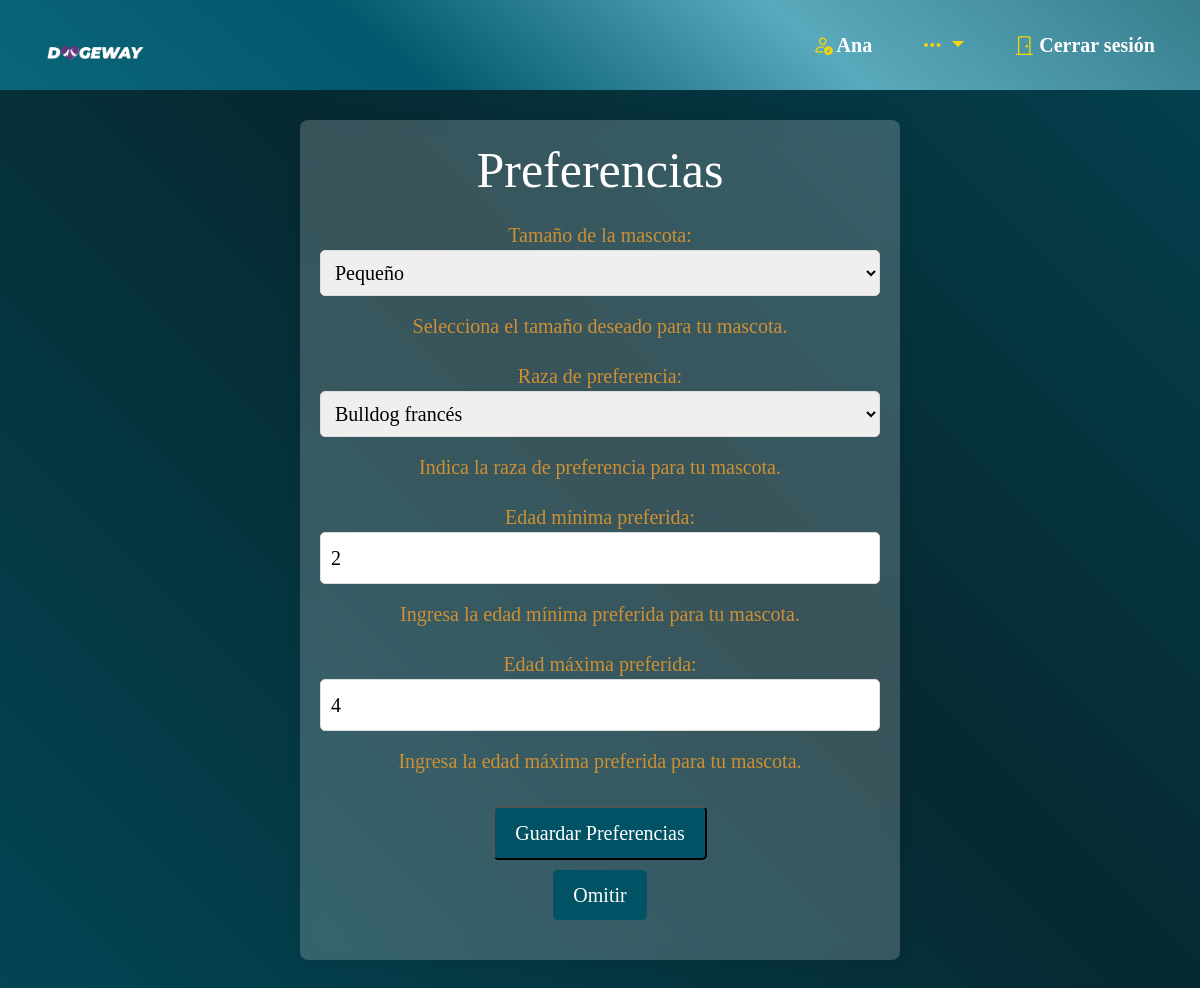
Screenshot of /preferencias/ (signed in) with the database file from the repository.
### main_app/models.py (models this page shows, shortened)
class Usuario(AbstractUser):
    fotografia = models.ImageField(upload_to='usuarios/', null=True, blank=True)
    telefono = models.CharField(max_length=20)
    fecha_de_nacimiento = models.DateField()
    direccion = models.CharField(max_length=100)
    fotografia_identificacion = models.ImageField(upload_to='identificaciones/', null=True, blank=True)
    verificado = models.BooleanField(default=False)
    usuarios_bloqueados = models.ManyToManyField('self', symmetrical=False, related_name='usuarios_bloqueadores')
    groups = models.ManyToManyField('auth.Group', related_name='usuarios')
    user_permissions = models.ManyToManyField('auth.Permission', related_name='usuarios')

class Preferencias(models.Model):
    usuario = models.OneToOneField(Usuario, on_delete=models.CASCADE, null=True)
    preferencia_tamaño = models.CharField(max_length=15, choices=Mascota.TAMAÑO_CHOICES)
    preferencia_raza = models.CharField(max_length=100)
    preferencia_edad_min = models.IntegerField()
    preferencia_edad_max = models.IntegerField()

### main_app/views.py (the view)
# urls.py: path('preferencias/', views.preferencias, name='preferencias'),
def preferencias(request):
    preferencias_usuario = request.user.preferencias if hasattr(request.user, 'preferencias') else None
    if request.method == 'POST':
        form = PreferenciasForm(request.POST, instance=preferencias_usuario)
        if form.is_valid():
            preferencias = form.save(commit=False)
            preferencias.usuario = request.user
            preferencias.save()
            messages.success(request, 'Preferencias guardadas exitosamente.')
            return redirect('mascotas_usuario')
    else:
        form = PreferenciasForm(instance=preferencias_usuario)
    return render(request, 'preferencias.html', {'form': form})

### main_app/forms.py
class PreferenciasForm(forms.ModelForm):
    class Meta:
        model = Preferencias
        fields = ['preferencia_tamaño', 'preferencia_raza', 'preferencia_edad_min', 'preferencia_edad_max']
        labels = {
            'preferencia_tamaño': 'Tamaño de la mascota',
            'preferencia_raza': 'Raza de preferencia',
            'preferencia_edad_min': 'Edad mínima preferida',
            'preferencia_edad_max': 'Edad máxima preferida',
        }
        help_texts = {
            'preferencia_tamaño': 'Selecciona el tamaño deseado para tu mascota.',
            'preferencia_raza': 'Indica la raza de preferencia para tu mascota.',
            'preferencia_edad_min': 'Ingresa la edad mínima preferida para tu mascota.',
            'preferencia_edad_max': 'Ingresa la edad máxima preferida para tu mascota.',
        }
        widgets = {
            'preferencia_tamaño': forms.Select(choices=Mascota.TAMAÑO_CHOICES),
            'preferencia_raza': forms.Select(choices=Mascota.RAZA_CHOICES),
        }

### main_app/templates/Preferencias.html (shortened to what this page needs)
{% extends "layouts/base.html" %}
{% load static %}
{% block content %}
<!DOCTYPE html>
<html lang="en">
<head>
  <link rel="stylesheet" href="{% static 'css/Preferencias.css' %}">
</head>
<body>
  <div class="container">
    <form method="post" enctype="multipart/form-data">
      <h1>Preferencias</h1>
      {{ form.as_p }}
      <button type="submit">Guardar Preferencias</button>
      <p><a href="{% url 'mascotas_usuario' %}">Omitir</a></p>
    </form>
  </div>
</body>
</html>
{% endblock %}

### main_app/templates/layouts/base.html (shortened to what this page needs)
<!DOCTYPE html>
<html lang="en">
<head>
    {% load static %}
    <link href="https://cdn.jsdelivr.net/npm/bootstrap@5.3.2/dist/css/bootstrap.min.css" rel="stylesheet">
    <link rel="stylesheet" href="https://cdn.jsdelivr.net/npm/bootstrap-icons@1.11.2/font/bootstrap-icons.min.css">
    <link rel="stylesheet" href="{% static 'css/base.css' %}">
</head>
<body>
    <header>
        <nav class="navbar navbar-expand-lg">
            <div class="container-fluid">
                <a class="navbar-brand" id="imagen" href="{% url 'home' %}">
                    <img src="{% static 'imagenes/LOGO.png' %}" alt="Dogeway Logo" class="navbar-logo">
                </a>
                <div class="collapse navbar-collapse" id="navbarSupportedContent">
                    <ul class="navbar-nav mb-2 mb-lg-0 ms-auto">
                        {% if user.is_authenticated%}
                            <li class="nav-item" id="NombreUsuario">
                                <a class="nav-link">
                                    {% if user.verificado %}
                                    <i class="bi bi-person-check" style="color: gold;"></i>
                                    {% endif %}
                                    {{ user.username }}
                                </a>
                            </li>
                            <li class="nav-item">
                                <div class="dropdown">
                                    <a class="nav-link dropdown-toggle" href="#" role="button" id="dropdownMenuLink" data-bs-toggle="dropdown" aria-expanded="false" style="color: gold;">
                                        <i class="bi bi-three-dots" style="color: gold;"></i>
                                    </a>
                                </div>
                            </li>
                            <li class="nav-item">
                                <a class="nav-link" href="{% url 'logout' %}?next={% url 'home' %}">
                                    <i class="bi bi-door-closed" style="color: gold;"></i> Cerrar sesión
                                </a>
                            </li>
                        {% endif %}
                    </ul>
                </div>
            </div>
        </nav>
    </header>
    <div class="content">
        {% block content %}{% endblock %}
    </div>
</body>
</html>

### main_app/static/css/base.css (style rules this page uses)
* { margin: 0; padding: 0; box-sizing: border-box; text-decoration: none; font-family: 'Times New Roman', Times, serif; font-size: 20px; }
body { margin-top: 55px; }
header { background: linear-gradient(40deg,#0B667A,#02586c,#59aabc,#377d8d); position: fixed; top: 0; left: 0; width: 100%; padding: 5px 10px; z-index: 100; }
header nav { display: flex; align-items: center; justify-content: space-between; font-weight: bold; padding-top: 5px; padding-bottom: 5px; padding-left: 3%; padding-right: 1%; }
header .navbar-logo { width: 100px; }
#imagen { background-color: transparent; }
.nav-link { margin: 0 10px; }
header nav ul { display: flex; list-style: none; margin: 0; padding: 0; }
header nav ul li { margin-left: 10px; }
header nav ul li a { color: white; font-size: 16px; text-decoration: none; padding: 10px; }
header { padding: 5px 10px; }
header nav ul { display: flex; list-style: none; margin: 0; padding: 0; justify-content: flex-end; }
.nav-link { color: white; }

### main_app/static/css/Preferencias.css (style rules this page uses)
* { font-family: 'Times New Roman', Times, serif; }
body { background: linear-gradient(45deg, #02586c, #005264, #072931, #005264, #02586c); background-size: 300% 300%; animation: color 15s ease-in-out infinite; margin: 0; display: flex; justify-content: center; align-items: center; min-height: 100vh; }
.container { color: #cd9034; font-size: 20px; width: 600px; max-width: 100%; margin: 15vh auto; padding: 20px; background-color: rgba(255, 255, 255, 0.2); box-shadow: 0 0 15px rgba(0, 0, 0, 0.1); backdrop-filter: blur(8px); border-radius: 8px; text-align: center; box-sizing: border-box; }
h1 { text-align: center; font-family: 'Times New Roman', Times, serif; color: white; margin-bottom: 20px; }
button, a { display: inline-block; margin-top: 10px; padding: 10px 20px; text-decoration: none; color: #fff; background-color: #005264; border-radius: 5px; transition: background-color 0.5s; }
select, input { width: 100%; padding: 10px; margin-bottom: 15px; border: 1px solid #ddd; border-radius: 5px; box-sizing: border-box; }

### rows the page displays
Usuario: username "Ana"
Preferencias: preferencia_tamaño "Pequeño", preferencia_raza "Bulldog francés", preferencia_edad_min "2", preferencia_edad_max "4"
